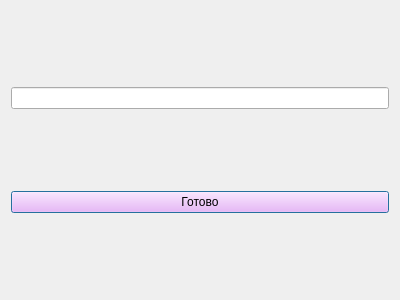
<?xml version="1.0" encoding="UTF-8"?>
<ui version="4.0">
 <class>Drop</class>
 <widget class="QDialog" name="Drop">
  <property name="geometry">
   <rect>
    <x>0</x>
    <y>0</y>
    <width>400</width>
    <height>300</height>
   </rect>
  </property>
  <property name="windowTitle">
   <string>Food For Free</string>
  </property>
  <layout class="QGridLayout" name="gridLayout">
   <item row="0" column="0">
    <widget class="QLineEdit" name="droplace"/>
   </item>
   <item row="1" column="0">
    <widget class="QPushButton" name="pushButton">
     <property name="styleSheet">
      <string notr="true">background-color:rgb(255, 170, 255)</string>
     </property>
     <property name="text">
      <string>Готово</string>
     </property>
    </widget>
   </item>
  </layout>
 </widget>
 <resources/>
 <connections/>
</ui>
